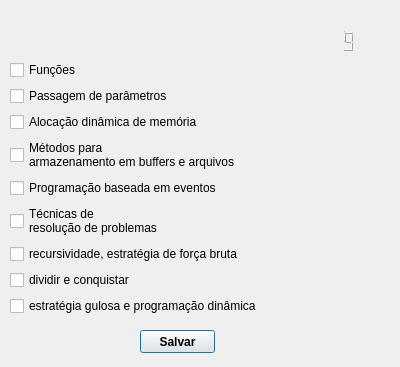
<?xml version="1.0" encoding="UTF-8"?>
<ui version="4.0">
 <class>prog_estrut</class>
 <widget class="QDialog" name="prog_estrut">
  <property name="geometry">
   <rect>
    <x>0</x>
    <y>0</y>
    <width>400</width>
    <height>367</height>
   </rect>
  </property>
  <property name="windowTitle">
   <string>Dialog</string>
  </property>
  <widget class="QLCDNumber" name="lcdNumber">
   <property name="geometry">
    <rect>
     <x>300</x>
     <y>30</y>
     <width>64</width>
     <height>23</height>
    </rect>
   </property>
   <property name="toolTip">
    <string>9</string>
   </property>
   <property name="toolTipDuration">
    <number>2</number>
   </property>
   <property name="statusTip">
    <string>9</string>
   </property>
   <property name="whatsThis">
    <string>9</string>
   </property>
   <property name="accessibleName">
    <string>9</string>
   </property>
   <property name="accessibleDescription">
    <string>9</string>
   </property>
   <property name="styleSheet">
    <string notr="true">color:#aaa</string>
   </property>
   <property name="lineWidth">
    <number>0</number>
   </property>
   <property name="midLineWidth">
    <number>0</number>
   </property>
   <property name="smallDecimalPoint">
    <bool>true</bool>
   </property>
   <property name="digitCount">
    <number>4</number>
   </property>
   <property name="intValue" stdset="0">
    <number>9</number>
   </property>
  </widget>
  <widget class="QWidget" name="verticalLayoutWidget">
   <property name="geometry">
    <rect>
     <x>10</x>
     <y>60</y>
     <width>351</width>
     <height>261</height>
    </rect>
   </property>
   <layout class="QVBoxLayout" name="verticalLayout">
    <item>
     <widget class="QCheckBox" name="checkBox">
      <property name="text">
       <string>Funções</string>
      </property>
     </widget>
    </item>
    <item>
     <widget class="QCheckBox" name="checkBox_2">
      <property name="text">
       <string>Passagem de parâmetros</string>
      </property>
     </widget>
    </item>
    <item>
     <widget class="QCheckBox" name="checkBox_4">
      <property name="text">
       <string>Alocação dinâmica de memória</string>
      </property>
     </widget>
    </item>
    <item>
     <widget class="QCheckBox" name="checkBox_3">
      <property name="text">
       <string>Métodos para
armazenamento em buffers e arquivos</string>
      </property>
     </widget>
    </item>
    <item>
     <widget class="QCheckBox" name="checkBox_5">
      <property name="text">
       <string>Programação baseada em eventos</string>
      </property>
     </widget>
    </item>
    <item>
     <widget class="QCheckBox" name="checkBox_7">
      <property name="text">
       <string>Técnicas de
resolução de problemas</string>
      </property>
     </widget>
    </item>
    <item>
     <widget class="QCheckBox" name="checkBox_6">
      <property name="text">
       <string>recursividade, estratégia de força bruta</string>
      </property>
     </widget>
    </item>
    <item>
     <widget class="QCheckBox" name="checkBox_8">
      <property name="text">
       <string>dividir e conquistar</string>
      </property>
     </widget>
    </item>
    <item>
     <widget class="QCheckBox" name="checkBox_9">
      <property name="text">
       <string>estratégia gulosa e programação dinâmica</string>
      </property>
     </widget>
    </item>
   </layout>
  </widget>
  <widget class="QPushButton" name="pushButton">
   <property name="geometry">
    <rect>
     <x>140</x>
     <y>330</y>
     <width>75</width>
     <height>23</height>
    </rect>
   </property>
   <property name="font">
    <font>
     <weight>75</weight>
     <bold>true</bold>
    </font>
   </property>
   <property name="text">
    <string>Salvar</string>
   </property>
  </widget>
 </widget>
 <resources/>
 <connections/>
</ui>
